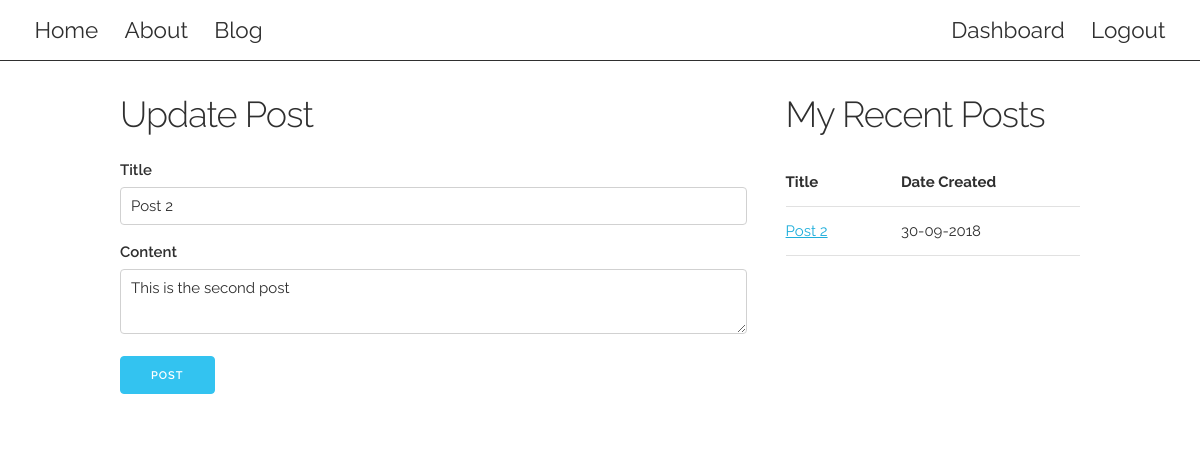
Page /admin/post/2/update (signed in) on the committed database.
### webapp/models.py (models this page shows, shortened)
class Post(db.Model):
  id = db.Column(db.Integer, primary_key=True)
  title = db.Column(db.String(100), nullable=False)
  date_posted = db.Column(db.DateTime, nullable=False, default=datetime.utcnow)
  content = db.Column(db.Text, nullable=False)
  user_id = db.Column(db.Integer, db.ForeignKey('user.id'), nullable=False)

### webapp/views.py (the view)
@app.route("/admin/post/<int:post_id>/update", methods=['GET', 'POST'])
@is_logged_in
def update_post(post_id):
  post = Post.query.get_or_404(post_id)
  if post.user_id != session['username']:
    abort(403)
  form = PostForm()
  posts = Post.query.filter_by(user_id=session['username']).all()
  if form.validate_on_submit():
    post.title = form.title.data
    post.content = form.content.data
    db.session.commit()
    flash('Post Updated','success')
    return redirect(url_for('post', post_id=post.id))
  elif request.method == 'GET':
    form.title.data = post.title
    form.content.data = post.content
  return render_template('post-cu.html', title="Update Post", form=form, posts=posts)

### webapp/forms.py
class PostForm(FlaskForm):
  title = StringField('Title', validators = [DataRequired()])
  content = TextAreaField('Content', validators = [DataRequired()])
  submit = SubmitField('Post')

### webapp/views.py (called while the page is built)
def is_logged_in(f):
  @wraps(f)
  def wrap(*args, **kwargs):
    if 'logged_in' in session:
      return f(*args, **kwargs)
    else:
      flash('Unauthorized, please login', 'error')
      return redirect(url_for('login'))
  return wrap

### webapp/templates/post-cu.html (shortened to what this page needs)
{% extends 'sidebar-page.html' %}
{% block main %}
<h3>{{ title }}</h3>
<form method="POST" action="">
  <div>
    {{ form.title.label }}
    {{ form.title(class_="u-full-width") }}
  </div>
  <div>
    {{ form.content.label }}
    {{ form.content(class_="u-full-width") }}
  </div>
  <div>
    {{ form.submit(class_="button-primary") }}
  </div>
</form>
{% endblock main %}
{% block sidebar %}
  <h3>My Recent Posts</h3>
  {% if posts %}
  <table class="u-full-width">
    <thead>
      <tr>
        <th>Title</th>
        <th>Date Created</th>
      </tr>
    </thead>
    <tbody>
      {% for post in posts %}
      <tr>
        <td><a href="{{ url_for('post', post_id=post.id) }}">{{ post.title }}</a></td>
        <td>{{ post.date_posted.strftime('%d-%m-%Y') }}</td>
      </tr>
      {% endfor %}
    </tbody>
  </table>
  {% else %}
    <p>You haven't written any posts yet!</p>
  {% endif %}
{% endblock sidebar %}

### webapp/static/css/styles.css (style rules this page uses)
:root { --main-dark-color: #2f2f2f; }
html body { margin: 0; padding: 0; overflow-x: hidden; color: var(--main-dark-color) }

### rows in the picture
Post: title "Post 2", content "This is the second post", date_posted "30-09-2018"

### other values in the picture
{{ title }} "Update Post"
